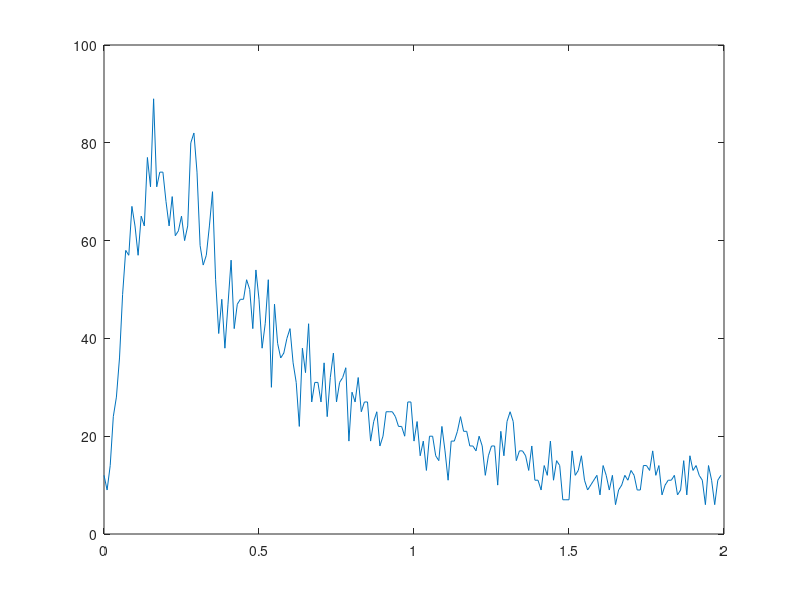

Reproduce this figure in MATLAB.
%Number of molecules.
num_of_mols = 10000;
%Distance between release point and reciever(Micrometers).
distance = 10;
%Radius of cylinder channel(Micrometers).
channel_radius = 5;
%Coordinates of the cicular reciever(Micrometers).
reciever_coordinates = [distance, 0, 0];
%Diffusion coefficient(Micrometers^2/seconds).
coef = 79.4;
%Step size. (Seconds).
step = 10^-4;
%Total time. (Seconds).
time = 2;
%Flow vector in micrometers per second
flow = [0, 0, 0];
%Molecule x, y, z coordinate matrix
mol_matrix = zeros(num_of_mols, 3); 
%Arrival times of the molecules.
arrival_times = zeros(num_of_mols,1);
%Standart deviation of the gaussian diffusion motion.
std = sqrt(2 * coef * step);


%Simulation Loop
for i = 1:time/step
    
    %Generates  movements of current time step.
    mov_vectors = normrnd(0,std, size(mol_matrix));
    
    %Takes a copy of molecule matrix before calculations. Because if a
    %particle bumps it bounce back to its previous place. 
    prev_copy_mol_matrix = mol_matrix;
    
    %Calculates the new position of molecules by adding random movements
    %and current flow.
    mol_matrix = mol_matrix + mov_vectors + (flow * step);
    
    %Takes the y and z cordinates of all molecules for calculating
    %molecules that bounces its previous position.
    mol_matrix_yz = mol_matrix(:,2:3);
    
    %Squares y and z cordinates for all particles.
    mol_matrix_yz = mol_matrix_yz.^2;
    
    %Calculates the sum of squares for all rows(particles).
    sum_vector = sum(mol_matrix_yz,2);
    
    %Finds the particles which exceeds the channel. If sum of squares of y
    %and z cordinates is bigger than channel radius, then it is a exceeding
    %particle.
    %Exceeding Particles is a logical vector that holds 0 for no-exceeds, 1 for exceeds.
    exceeding_particles = find((arrival_times==0) & (sum_vector>channel_radius^2));
    
    %Bounce back to their previous position.
    mol_matrix(exceeding_particles,:) = prev_copy_mol_matrix(exceeding_particles,:);
    
    %Finds the number of molecules absorbed by receiver.
    %If the x cordinate is bigger than or equal to the distance between
    %releasing point and receiver, then it is absorbed.
    %Absorbs is a logical vector that holds 0 for no-absorbs, 1 for absorbs.
    absorbs = find((arrival_times==0) &  (distance<=mol_matrix(:,1)));
    
    %Store the arrival times of particles(absorb vector has value 1 in that row).
    arrival_times(absorbs) = i*step;
 
end

%Plotting the results.
%Drop initial zeros in arrival times array.
res = arrival_times(arrival_times ~= 0);


%Create X axis values and intervals for plotting.
xStart = 0;
dx = 0.01;
N = 200;
x = xStart + (0:N-1)*dx;

%Take histogram of values.
h = hist(res,N);
%Plot values
plot(x,h);



